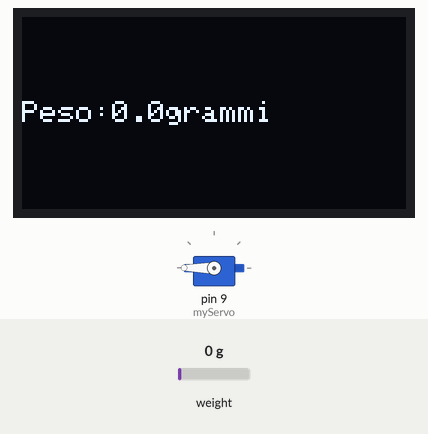
Bench run of a sketch on a simulated Arduino Uno, built with avr-gcc and run on an emulated ATmega328P. On the bench: 128×64 one-colour display, servo. Inputs (shaded band) come from the test bench; at power-on: weight on the scale 0 g. What the sketch prints to the serial monitor is not drawn.

Above: at 3.4 s.
3.5 s: weight on the scale set to 2 g
5.5 s: weight on the scale set to 100 g
At 7.8 s:
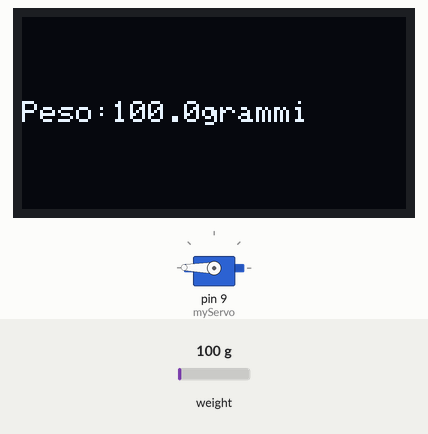
8.1 s: weight on the scale set to 1250 g
At 9.7 s:
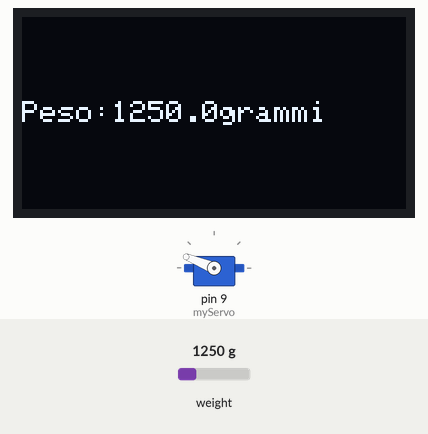
10.7 s: weight on the scale set to 2500 g
At 12.6 s:
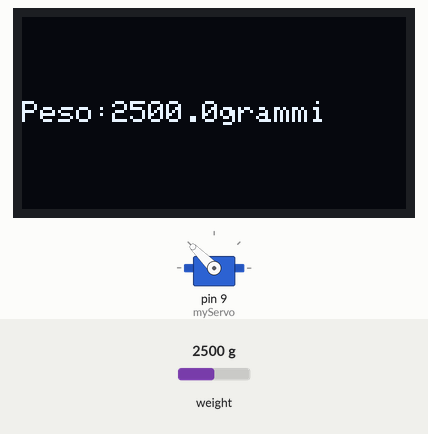
13.2 s: weight on the scale set to 3750 g
At 15.5 s:
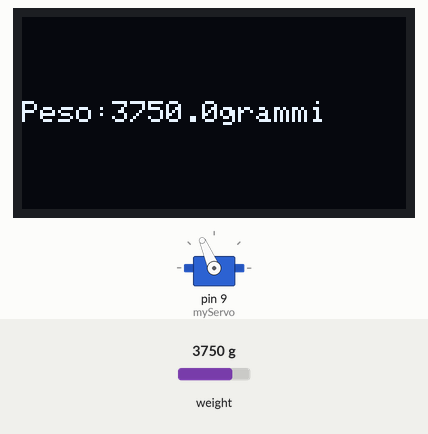
15.8 s: weight on the scale set to 4900 g
At 17.1 s:
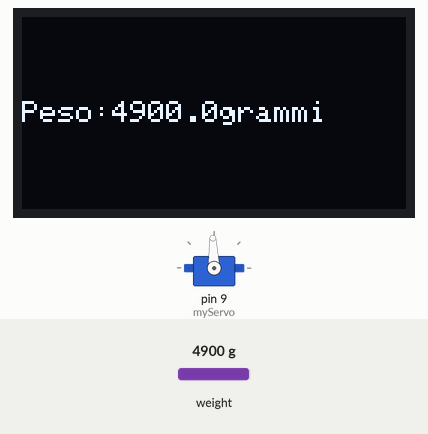
Timing chart, 0 to 18.8 s (numbered marks = the images above; inputs shaded):
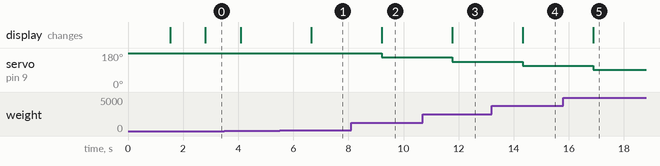

Measured:
- after the input at 5.5 s, servo on pin 9 (myServo): 180° → 179° after 1.1 s; the display: changes after 1.1 s (image 1)
- after the input at 8.1 s, servo on pin 9 (myServo): 179° → 158° after 1.1 s; the display: changes after 1.1 s (image 2)
- after the input at 10.7 s, servo on pin 9 (myServo): 158° → 135° after 1.1 s; the display: changes after 1.1 s (image 3)
- after the input at 13.2 s, servo on pin 9 (myServo): 135° → 113° after 1.1 s; the display: changes after 1.1 s (image 4)
- after the input at 15.8 s, servo on pin 9 (myServo): 113° → 92° after 1.1 s; the display: changes after 1.1 s (image 5)

The sketch:

estensimetro_con_oled_display.ino
```cpp
#include <HX711.h>

#include <SPI.h>
#include <Wire.h>
#include <Adafruit_GFX.h>
#include <Adafruit_SSD1306.h>

#include <Servo.h>

#define SCREEN_WIDTH 128 // OLED display width, in pixels
#define SCREEN_HEIGHT 64 // OLED display height, in pixels
#define OLED_RESET -1    // Reset pin # (or -1 if sharing Arduino reset pin)
#define SCREEN_ADDRESS 0x3C

Adafruit_SSD1306 display(SCREEN_WIDTH, SCREEN_HEIGHT, &Wire, OLED_RESET);


// Creiamo un oggetto per le bilance
HX711 scale;
// Creiamo un oggetto per il motore
Servo myServo;

uint8_t dataPin = 6;   // DT
uint8_t clockPin = 5;  // SCK

// Parametri di calibrazione impostati

const long offset = 85793;           // peso zero
const float scaleFactor = 40.964282; // coefficiente di conversione in grammi

float weight;


void setup() {
  Serial.begin(115200);
  delay(500);

  myServo.write(0);
  delay(500);
  myServo.write(180);
  delay(500);

  // inizializza l'oggetto OLED
  if (!display.begin(SSD1306_SWITCHCAPVCC, SCREEN_ADDRESS)) {
    Serial.println(F("SSD1306 allocation failed"));
    for (;;); // Non procedere, ciclo infinito
  }
  // Clear the buffer
  display.clearDisplay();


  scale.begin(dataPin, clockPin);
  myServo.attach(9);
  // Impostiamo il peso zero e il coefficiente
  scale.set_offset(offset);
  scale.set_scale(scaleFactor);

  Serial.println("La bilancia è pronta! Indicazioni in grammi:");
}

void loop()
{
  pesatura();
  schermo();
  motore();
}

void pesatura()
{
  weight = scale.get_units(10);

  // Se il peso e' negativo — 0
  if (weight < 0) weight = 0;

  Serial.print("Peso: ");
  Serial.print(weight, 1); // una cifra dopo la virgola
  Serial.println(" grammi");

  delay(250);
}

void schermo()
{
    // Display Text
  display.clearDisplay();
  display.setTextSize(1);
  display.setTextColor(WHITE);
  display.setCursor(0, 28);

  display.print("Peso:" );
  display.print(weight, 1);
  display.println("grammi");
  display.display();
}

void motore()
{
  int val;
  val = map(weight, 0, 10000, 180, 0);
  val = constrain(val, 0, 180);
  myServo.write(val);
  Serial.println(val);
}
```
